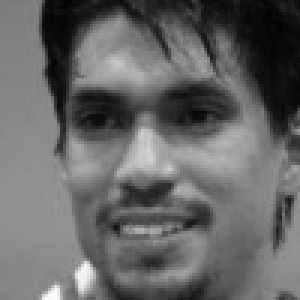
#> input picture data/Silvio_Fernandez/Silvio_Fernandez_0002.jpg, 100 x 100 px (shown 3 times larger); its folder holds only this picture in this run
$ jupyter execute --allow-errors train.ipynb
#> lines starting #> are read from the running program, lines starting #| are printed output that depends on the picture
[cell 1]
import os
import cv2
import numpy as np
import joblib

def load_images_from_folder(folder):
#> called with folder = './data'
    images = []
    labels = []
    for person_name in os.listdir(folder):
        person_folder = os.path.join(folder, person_name)
        if os.path.isdir(person_folder):
            for filename in os.listdir(person_folder):
                img_path = os.path.join(person_folder, filename)
                img = cv2.imread(img_path, cv2.IMREAD_GRAYSCALE)
#> img is the input picture: shape (100, 100); min 2, max 251, mean 102
                if img is not None:
                    images.append(cv2.resize(img, (100, 100)))  # Resize to 100x100 pixels
                    labels.append(person_name)
    return np.array(images), np.array(labels)

images, labels = load_images_from_folder('./data')

[cell 2]
from skimage.feature import hog, local_binary_pattern


def extract_hog_features(images, pixels_per_cell=(8, 8), cells_per_block=(2, 2), orientations=9, block_norm='L2-Hys'):
    hog_features = []
    for img in images:
        features = hog(img, pixels_per_cell=pixels_per_cell, cells_per_block=cells_per_block,
                       orientations=orientations, block_norm=block_norm, visualize=False)
        hog_features.append(features)
    return np.array(hog_features)

def extract_lbp_features(images, P=8, R=1):
#> called with images = array of shape (1, 100, 100), P = 8, R = 1
    lbp_features = []
    for img in images:
        # Convert image to grayscale if not already
        # if len(img.shape) == 3:
        #     img = rgb2gray(img)
        #
        # Extract LBP features
        lbp = local_binary_pattern(img, P, R, method='uniform')
        hist, _ = np.histogram(lbp, bins=np.arange(0, P + 3), range=(0, P + 2))
        hist = hist.astype("float")
        hist /= hist.sum()  # Normalize the histogram
        lbp_features.append(hist)
#> this loop made 1 pass
#> hist on pass 1: [255, 536, 501, 1358, 2745, 1789, 733, 607, 765, 711]
#> pass 1, in extract_lbp_features, `lbp = local_binary_pattern(img, P, R, method='uniform')`:
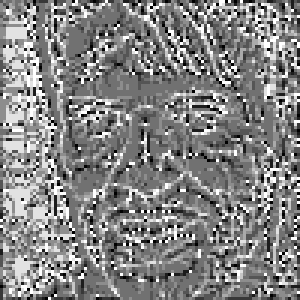
#> lbp: shape (100, 100) float64 (shown 3 times larger); min 0, max 9, mean 4.67; drawn with min black and max white
#> after the loop, lbp_features = [[0.0255, 0.0536, 0.0501, 0.136, 0.275, 0.179, 0.0733, 0.0607, 0.0765, 0.0711]]
    return np.array(lbp_features)

hog_features = extract_lbp_features(images)

[cell 3]
from sklearn.preprocessing import LabelEncoder

label_encoder = LabelEncoder()
labels_num = label_encoder.fit_transform(labels)
#> labels_num = [0]

[cell 4]
from sklearn.decomposition import PCA
from sklearn.svm import SVC
from sklearn.pipeline import make_pipeline

X, y = hog_features, labels_num
#> y = [0]

# Create a pipeline
n_samples, n_features = X.shape
#> n_samples = 1; n_features = 10
n_components = min(n_samples, n_features) - 1
#> n_components = 0
print(n_components)
#| 0
pca = PCA(n_components=n_components, svd_solver='full')
svc = SVC(kernel='rbf', class_weight='balanced', probability=True)
model = make_pipeline(pca, svc)

# Train the model
#> (the rest of this cell did not finish here and is left out)

[cell 5]
from sklearn.metrics import accuracy_score, classification_report
#> (the rest of this cell did not finish here and is left out)

[cell 6]
import matplotlib.pyplot as plt

plt.figure()
plt.plot(np.cumsum(pca.explained_variance_ratio_))
plt.xlabel('Number of Components')
plt.ylabel('Variance Explained')
plt.title('PCA Variance Explained')
plt.show()
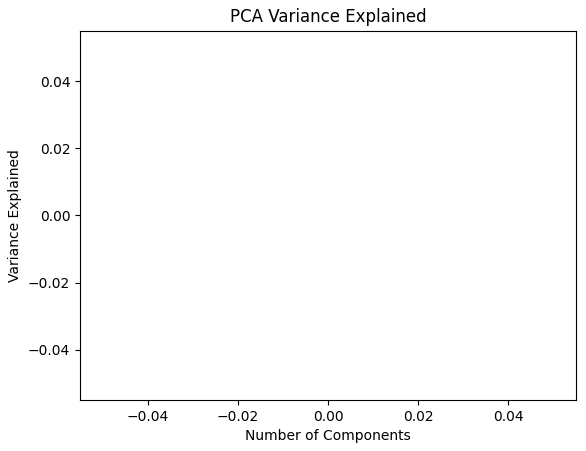
#> figure drawn by matplotlib, 1 panel

[cell 7]
X_pca = pca.transform(X)
#> X_pca = empty array
plt.figure()
#> (the rest of this cell did not finish here and is left out)

[cell 8]
import plotly.graph_objs as go
# Create a mesh grid for plotting decision boundary
x_min, x_max = X[:, 0].min() - 1, X[:, 0].max() + 1
#> x_min = -0.975; x_max = 1.03
y_min, y_max = X[:, 1].min() - 1, X[:, 1].max() + 1
#> y_min = -0.946; y_max = 1.05
xx, yy = np.meshgrid(np.arange(x_min, x_max, 0.01), np.arange(y_min, y_max, 0.01))

# Predict on the mesh grid
#> (the rest of this cell did not finish here and is left out)

[cell 9]
plt.figure()
#> (the rest of this cell did not finish here and is left out)

[cell 10]
# [5 lines of commented-out code are left out]

[cell 11]
# from matplotlib import pyplot as plt
#
# fig, (ax1, ax2) = plt.subplots(1, 2, figsize=(12, 6), sharex=True, sharey=True)
#
# ax2.imshow(lbp, cmap='gray')
# ax2.set_title('LBP Image')
# ax2.axis('off')

[cell 12]
import plotly.express as px

[cell 13]
# [7 lines of commented-out code are left out]

[cell 14]
components = pca.fit_transform(X)
#> components = empty array
labels = {
    str(i): f"PC {i+1} ({var:.1f}%)"
    for i, var in enumerate(pca.explained_variance_ratio_ * 100)
}
fig = px.scatter_matrix(
    components,
    labels=labels,
    dimensions=range(4),
    color=y
)
fig.update_traces(diagonal_visible=False)
fig.show()
